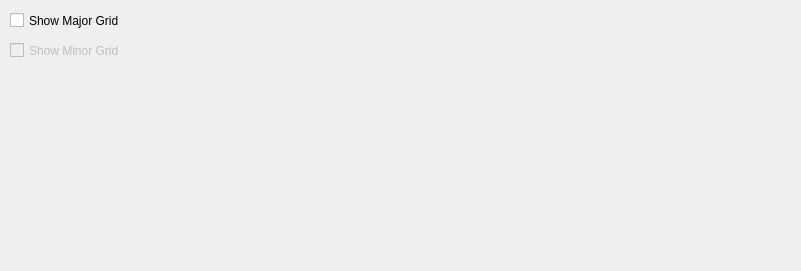
<?xml version="1.0" encoding="UTF-8"?>
<ui version="4.0">
 <class>PlottingTab</class>
 <widget class="QWidget" name="PlottingTab">
  <property name="geometry">
   <rect>
    <x>0</x>
    <y>0</y>
    <width>801</width>
    <height>271</height>
   </rect>
  </property>
  <property name="windowTitle">
   <string>Form</string>
  </property>
  <widget class="QCheckBox" name="showMajorGridCheckBox">
   <property name="geometry">
    <rect>
     <x>10</x>
     <y>10</y>
     <width>131</width>
     <height>21</height>
    </rect>
   </property>
   <property name="text">
    <string>Show Major Grid</string>
   </property>
  </widget>
  <widget class="QCheckBox" name="showMinorGridCheckBox">
   <property name="enabled">
    <bool>false</bool>
   </property>
   <property name="geometry">
    <rect>
     <x>10</x>
     <y>40</y>
     <width>131</width>
     <height>21</height>
    </rect>
   </property>
   <property name="text">
    <string>Show Minor Grid</string>
   </property>
  </widget>
 </widget>
 <resources/>
 <connections/>
</ui>
